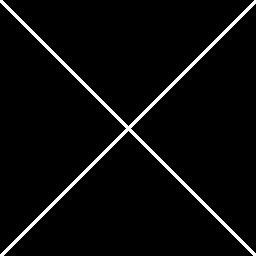
#> input picture mage.jpg, 256 x 256 px
$ python newww.py
#> lines starting #> are read from the running program, lines starting #| are printed output that depends on the picture
from PIL import Image, ImageDraw


def twist_image(input_file_name, output_file_name):
#> called with input_file_name = 'mage.jpg', output_file_name = 'output.jpg'
    im = Image.open(input_file_name)
#> im is the input picture: PIL image 256x256 RGB; min 0, max 255, mean 10.2
    x, y = im.size
#> x = 256; y = 256

    left_half = im.crop((0, 0, x // 2, y))
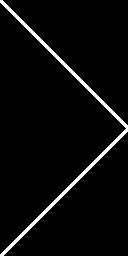
#> left_half: PIL image 128x256 RGB; min 0, max 255, mean 10.2
    rigt_half = im.crop((x // 2, 0, x, y))
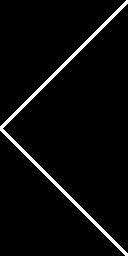
#> rigt_half: PIL image 128x256 RGB; min 0, max 255, mean 10.2

    im2 = left_half.transpose(Image.FLIP_LEFT_RIGHT)
    im3 = rigt_half.transpose(Image.FLIP_LEFT_RIGHT)

    dev = Image.new('RGB', (x, y))
#> dev: PIL image 256x256 RGB; every value is 0
    ogo = ImageDraw.Draw(im)
#> (the run stopped early here; a loop or call above may not have finished)

$ run again, with dog.jpg copied over mage.jpg
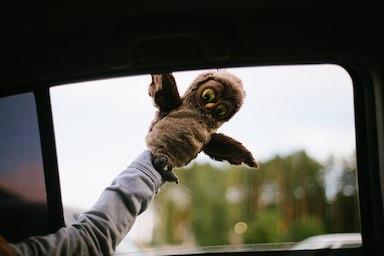
#> input picture dog.jpg, 384 x 256 px
#> in twist_image, im is the input picture: PIL image 384x256 RGB; mean R, G, B 96.1, 94.6, 86.8
#> in twist_image, `im2 = left_half.transpose(Image.FLIP_LEFT_RIGHT)`:
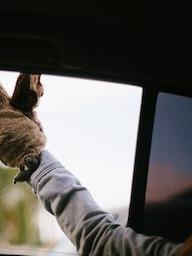
#> im2: PIL image 192x256 RGB; mean R, G, B 97.7, 95.5, 92.4
#> in twist_image, `im3 = rigt_half.transpose(Image.FLIP_LEFT_RIGHT)`:
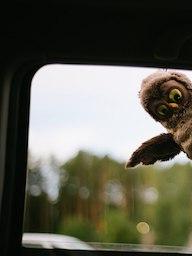
#> im3: PIL image 192x256 RGB; mean R, G, B 94.6, 93.7, 81.2
#> dev: PIL image 384x256 RGB; every value is 0
